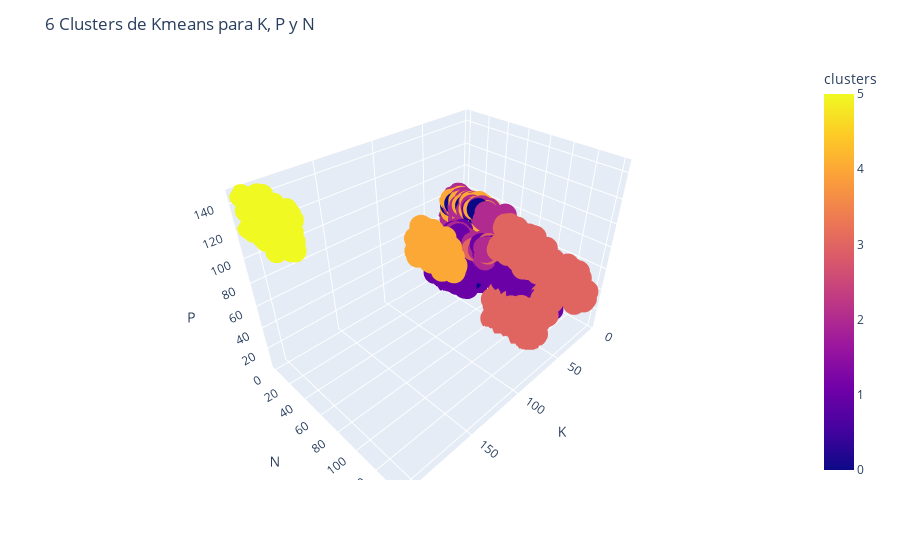

The cell this chart's notebook holds for it:
### Markdown cell above
Grafico de clusters

### Code cell
fig = px.scatter_3d(crop_kmeans_df[['K', 'N', 'P']], x='K', y='N', z='P',
              color=crop_kmeans_df['clusters'], labels={'color': 'clusters'})
fig.update_layout(title = "6 Clusters de Kmeans para K, P y N")
fig.show(block=True)

### Figure 1 — Plotly figure (JSON) as saved in the notebook; plotly's stock layout.template omitted (floating-point values rounded to 4 significant figures; data arrays with more than 128 entries replaced by an {"elided": "..."} marker saying what was removed)
{"data": [{"hovertemplate": "K=%{x}<br>N=%{y}<br>P=%{z}<br>clusters=%{marker.color}<extra></extra>", "legendgroup": "", "marker": {"color": {"elided": "2200 int values"}, "coloraxis": "coloraxis", "symbol": "circle"}, "mode": "markers", "name": "", "scene": "scene", "showlegend": false, "type": "scatter3d", "x": {"elided": "2200 int values"}, "y": {"elided": "2200 int values"}, "z": {"elided": "2200 int values"}}], "layout": {"coloraxis": {"colorbar": {"title": {"text": "clusters"}}, "colorscale": [[0, "#0d0887"], [0.1111, "#46039f"], [0.2222, "#7201a8"], [0.3333, "#9c179e"], [0.4444, "#bd3786"], [0.5556, "#d8576b"], [0.6667, "#ed7953"], [0.7778, "#fb9f3a"], [0.8889, "#fdca26"], [1, "#f0f921"]]}, "legend": {"tracegroupgap": 0}, "margin": {"t": 60}, "scene": {"domain": {"x": [0, 1], "y": [0, 1]}, "xaxis": {"title": {"text": "K"}}, "yaxis": {"title": {"text": "N"}}, "zaxis": {"title": {"text": "P"}}}, "title": {"text": "6 Clusters de Kmeans para K, P y N"}}}
